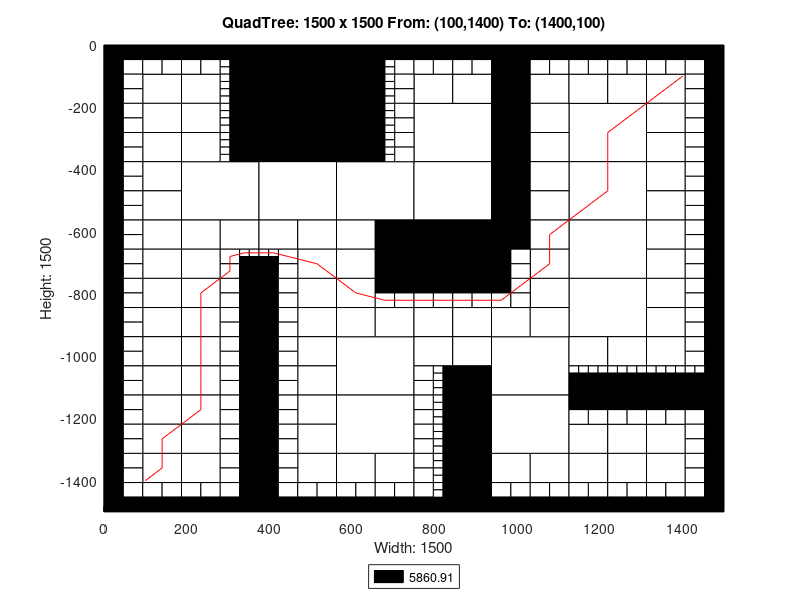

Here is the MATLAB script that generated this plot:
axis([0 1500 -1500 0]);
title('QuadTree: 1500 x 1500 From: (100,1400) To: (1400,100)');
xlabel('Width: 1500');
ylabel('Height: 1500');
rectangle('Position',[375 -187.5 187.5 187.5], 'FaceColor',[0 0 0]);
rectangle('Position',[375 -375 187.5 187.5], 'FaceColor',[0 0 0]);
rectangle('Position',[187.5 -562.5 187.5 187.5], 'FaceColor',[1 1 1]);
rectangle('Position',[375 -562.5 187.5 187.5], 'FaceColor',[1 1 1]);
rectangle('Position',[562.5 -562.5 187.5 187.5], 'FaceColor',[1 1 1]);
rectangle('Position',[750 -375 187.5 187.5], 'FaceColor',[1 1 1]);
rectangle('Position',[1125 -375 187.5 187.5], 'FaceColor',[1 1 1]);
rectangle('Position',[750 -562.5 187.5 187.5], 'FaceColor',[1 1 1]);
rectangle('Position',[750 -750 187.5 187.5], 'FaceColor',[0 0 0]);
rectangle('Position',[1125 -562.5 187.5 187.5], 'FaceColor',[1 1 1]);
rectangle('Position',[1125 -750 187.5 187.5], 'FaceColor',[1 1 1]);
rectangle('Position',[562.5 -1125 187.5 187.5], 'FaceColor',[1 1 1]);
rectangle('Position',[562.5 -1312.5 187.5 187.5], 'FaceColor',[1 1 1]);
rectangle('Position',[937.5 -1125 187.5 187.5], 'FaceColor',[1 1 1]);
rectangle('Position',[1125 -937.5 187.5 187.5], 'FaceColor',[1 1 1]);
rectangle('Position',[937.5 -1312.5 187.5 187.5], 'FaceColor',[1 1 1]);
rectangle('Position',[93.75 -187.5 93.75 93.75], 'FaceColor',[1 1 1]);
rectangle('Position',[187.5 -187.5 93.75 93.75], 'FaceColor',[1 1 1]);
rectangle('Position',[93.75 -281.25 93.75 93.75], 'FaceColor',[1 1 1]);
rectangle('Position',[93.75 -375 93.75 93.75], 'FaceColor',[1 1 1]);
rectangle('Position',[187.5 -281.25 93.75 93.75], 'FaceColor',[1 1 1]);
rectangle('Position',[187.5 -375 93.75 93.75], 'FaceColor',[1 1 1]);
rectangle('Position',[562.5 -93.75 93.75 93.75], 'FaceColor',[0 0 0]);
rectangle('Position',[562.5 -187.5 93.75 93.75], 'FaceColor',[0 0 0]);
rectangle('Position',[562.5 -281.25 93.75 93.75], 'FaceColor',[0 0 0]);
rectangle('Position',[562.5 -375 93.75 93.75], 'FaceColor',[0 0 0]);
rectangle('Position',[93.75 -468.75 93.75 93.75], 'FaceColor',[1 1 1]);
rectangle('Position',[93.75 -562.5 93.75 93.75], 'FaceColor',[1 1 1]);
rectangle('Position',[93.75 -656.25 93.75 93.75], 'FaceColor',[1 1 1]);
rectangle('Position',[93.75 -750 93.75 93.75], 'FaceColor',[1 1 1]);
rectangle('Position',[187.5 -656.25 93.75 93.75], 'FaceColor',[1 1 1]);
rectangle('Position',[281.25 -656.25 93.75 93.75], 'FaceColor',[1 1 1]);
rectangle('Position',[187.5 -750 93.75 93.75], 'FaceColor',[1 1 1]);
rectangle('Position',[375 -656.25 93.75 93.75], 'FaceColor',[1 1 1]);
rectangle('Position',[468.75 -656.25 93.75 93.75], 'FaceColor',[1 1 1]);
rectangle('Position',[468.75 -750 93.75 93.75], 'FaceColor',[1 1 1]);
rectangle('Position',[562.5 -656.25 93.75 93.75], 'FaceColor',[1 1 1]);
rectangle('Position',[656.25 -656.25 93.75 93.75], 'FaceColor',[0 0 0]);
rectangle('Position',[562.5 -750 93.75 93.75], 'FaceColor',[1 1 1]);
rectangle('Position',[656.25 -750 93.75 93.75], 'FaceColor',[0 0 0]);
rectangle('Position',[750 -187.5 93.75 93.75], 'FaceColor',[1 1 1]);
rectangle('Position',[843.75 -187.5 93.75 93.75], 'FaceColor',[1 1 1]);
rectangle('Position',[937.5 -93.75 93.75 93.75], 'FaceColor',[0 0 0]);
rectangle('Position',[937.5 -187.5 93.75 93.75], 'FaceColor',[0 0 0]);
rectangle('Position',[1031.25 -187.5 93.75 93.75], 'FaceColor',[1 1 1]);
rectangle('Position',[937.5 -281.25 93.75 93.75], 'FaceColor',[0 0 0]);
rectangle('Position',[1031.25 -281.25 93.75 93.75], 'FaceColor',[1 1 1]);
rectangle('Position',[937.5 -375 93.75 93.75], 'FaceColor',[0 0 0]);
rectangle('Position',[1031.25 -375 93.75 93.75], 'FaceColor',[1 1 1]);
rectangle('Position',[1125 -187.5 93.75 93.75], 'FaceColor',[1 1 1]);
rectangle('Position',[1218.75 -187.5 93.75 93.75], 'FaceColor',[1 1 1]);
rectangle('Position',[1312.5 -187.5 93.75 93.75], 'FaceColor',[1 1 1]);
rectangle('Position',[1312.5 -281.25 93.75 93.75], 'FaceColor',[1 1 1]);
rectangle('Position',[1312.5 -375 93.75 93.75], 'FaceColor',[1 1 1]);
rectangle('Position',[937.5 -468.75 93.75 93.75], 'FaceColor',[0 0 0]);
rectangle('Position',[1031.25 -468.75 93.75 93.75], 'FaceColor',[1 1 1]);
rectangle('Position',[937.5 -562.5 93.75 93.75], 'FaceColor',[0 0 0]);
rectangle('Position',[1031.25 -562.5 93.75 93.75], 'FaceColor',[1 1 1]);
rectangle('Position',[937.5 -656.25 93.75 93.75], 'FaceColor',[0 0 0]);
rectangle('Position',[1031.25 -656.25 93.75 93.75], 'FaceColor',[1 1 1]);
rectangle('Position',[1031.25 -750 93.75 93.75], 'FaceColor',[1 1 1]);
rectangle('Position',[1312.5 -468.75 93.75 93.75], 'FaceColor',[1 1 1]);
rectangle('Position',[1312.5 -562.5 93.75 93.75], 'FaceColor',[1 1 1]);
rectangle('Position',[1312.5 -656.25 93.75 93.75], 'FaceColor',[1 1 1]);
rectangle('Position',[1312.5 -750 93.75 93.75], 'FaceColor',[1 1 1]);
rectangle('Position',[93.75 -843.75 93.75 93.75], 'FaceColor',[1 1 1]);
rectangle('Position',[93.75 -937.5 93.75 93.75], 'FaceColor',[1 1 1]);
rectangle('Position',[187.5 -843.75 93.75 93.75], 'FaceColor',[1 1 1]);
rectangle('Position',[187.5 -937.5 93.75 93.75], 'FaceColor',[1 1 1]);
rectangle('Position',[93.75 -1031.25 93.75 93.75], 'FaceColor',[1 1 1]);
rectangle('Position',[93.75 -1125 93.75 93.75], 'FaceColor',[1 1 1]);
rectangle('Position',[187.5 -1031.25 93.75 93.75], 'FaceColor',[1 1 1]);
rectangle('Position',[187.5 -1125 93.75 93.75], 'FaceColor',[1 1 1]);
rectangle('Position',[468.75 -843.75 93.75 93.75], 'FaceColor',[1 1 1]);
rectangle('Position',[468.75 -937.5 93.75 93.75], 'FaceColor',[1 1 1]);
rectangle('Position',[562.5 -843.75 93.75 93.75], 'FaceColor',[1 1 1]);
rectangle('Position',[562.5 -937.5 93.75 93.75], 'FaceColor',[1 1 1]);
rectangle('Position',[656.25 -937.5 93.75 93.75], 'FaceColor',[1 1 1]);
rectangle('Position',[468.75 -1031.25 93.75 93.75], 'FaceColor',[1 1 1]);
rectangle('Position',[468.75 -1125 93.75 93.75], 'FaceColor',[1 1 1]);
rectangle('Position',[93.75 -1218.75 93.75 93.75], 'FaceColor',[1 1 1]);
rectangle('Position',[93.75 -1312.5 93.75 93.75], 'FaceColor',[1 1 1]);
rectangle('Position',[187.5 -1218.75 93.75 93.75], 'FaceColor',[1 1 1]);
rectangle('Position',[187.5 -1312.5 93.75 93.75], 'FaceColor',[1 1 1]);
rectangle('Position',[93.75 -1406.25 93.75 93.75], 'FaceColor',[1 1 1]);
rectangle('Position',[187.5 -1406.25 93.75 93.75], 'FaceColor',[1 1 1]);
rectangle('Position',[468.75 -1218.75 93.75 93.75], 'FaceColor',[1 1 1]);
rectangle('Position',[468.75 -1312.5 93.75 93.75], 'FaceColor',[1 1 1]);
rectangle('Position',[468.75 -1406.25 93.75 93.75], 'FaceColor',[1 1 1]);
rectangle('Position',[562.5 -1406.25 93.75 93.75], 'FaceColor',[1 1 1]);
rectangle('Position',[656.25 -1406.25 93.75 93.75], 'FaceColor',[1 1 1]);
rectangle('Position',[750 -937.5 93.75 93.75], 'FaceColor',[1 1 1]);
rectangle('Position',[843.75 -937.5 93.75 93.75], 'FaceColor',[1 1 1]);
rectangle('Position',[1031.25 -843.75 93.75 93.75], 'FaceColor',[1 1 1]);
rectangle('Position',[937.5 -937.5 93.75 93.75], 'FaceColor',[1 1 1]);
rectangle('Position',[1031.25 -937.5 93.75 93.75], 'FaceColor',[1 1 1]);
rectangle('Position',[750 -1031.25 93.75 93.75], 'FaceColor',[1 1 1]);
rectangle('Position',[843.75 -1031.25 93.75 93.75], 'FaceColor',[1 1 1]);
rectangle('Position',[843.75 -1125 93.75 93.75], 'FaceColor',[0 0 0]);
rectangle('Position',[1312.5 -843.75 93.75 93.75], 'FaceColor',[1 1 1]);
rectangle('Position',[1312.5 -937.5 93.75 93.75], 'FaceColor',[1 1 1]);
rectangle('Position',[1125 -1031.25 93.75 93.75], 'FaceColor',[1 1 1]);
rectangle('Position',[1218.75 -1031.25 93.75 93.75], 'FaceColor',[1 1 1]);
rectangle('Position',[1312.5 -1031.25 93.75 93.75], 'FaceColor',[1 1 1]);
rectangle('Position',[843.75 -1218.75 93.75 93.75], 'FaceColor',[0 0 0]);
rectangle('Position',[843.75 -1312.5 93.75 93.75], 'FaceColor',[0 0 0]);
rectangle('Position',[843.75 -1406.25 93.75 93.75], 'FaceColor',[0 0 0]);
rectangle('Position',[843.75 -1500 93.75 93.75], 'FaceColor',[0 0 0]);
rectangle('Position',[937.5 -1406.25 93.75 93.75], 'FaceColor',[1 1 1]);
rectangle('Position',[1031.25 -1406.25 93.75 93.75], 'FaceColor',[1 1 1]);
rectangle('Position',[1125 -1312.5 93.75 93.75], 'FaceColor',[1 1 1]);
rectangle('Position',[1218.75 -1312.5 93.75 93.75], 'FaceColor',[1 1 1]);
rectangle('Position',[1312.5 -1312.5 93.75 93.75], 'FaceColor',[1 1 1]);
rectangle('Position',[1125 -1406.25 93.75 93.75], 'FaceColor',[1 1 1]);
rectangle('Position',[1218.75 -1406.25 93.75 93.75], 'FaceColor',[1 1 1]);
rectangle('Position',[1312.5 -1406.25 93.75 93.75], 'FaceColor',[1 1 1]);
rectangle('Position',[0 -46.875 46.875 46.875], 'FaceColor',[0 0 0]);
rectangle('Position',[46.875 -46.875 46.875 46.875], 'FaceColor',[0 0 0]);
rectangle('Position',[0 -93.75 46.875 46.875], 'FaceColor',[0 0 0]);
rectangle('Position',[46.875 -93.75 46.875 46.875], 'FaceColor',[1 1 1]);
rectangle('Position',[93.75 -46.875 46.875 46.875], 'FaceColor',[0 0 0]);
rectangle('Position',[140.625 -46.875 46.875 46.875], 'FaceColor',[0 0 0]);
rectangle('Position',[93.75 -93.75 46.875 46.875], 'FaceColor',[1 1 1]);
rectangle('Position',[140.625 -93.75 46.875 46.875], 'FaceColor',[1 1 1]);
rectangle('Position',[0 -140.625 46.875 46.875], 'FaceColor',[0 0 0]);
rectangle('Position',[46.875 -140.625 46.875 46.875], 'FaceColor',[1 1 1]);
rectangle('Position',[0 -187.5 46.875 46.875], 'FaceColor',[0 0 0]);
rectangle('Position',[46.875 -187.5 46.875 46.875], 'FaceColor',[1 1 1]);
rectangle('Position',[187.5 -46.875 46.875 46.875], 'FaceColor',[0 0 0]);
rectangle('Position',[234.375 -46.875 46.875 46.875], 'FaceColor',[0 0 0]);
rectangle('Position',[187.5 -93.75 46.875 46.875], 'FaceColor',[1 1 1]);
rectangle('Position',[234.375 -93.75 46.875 46.875], 'FaceColor',[1 1 1]);
rectangle('Position',[281.25 -46.875 46.875 46.875], 'FaceColor',[0 0 0]);
rectangle('Position',[328.125 -46.875 46.875 46.875], 'FaceColor',[0 0 0]);
rectangle('Position',[328.125 -93.75 46.875 46.875], 'FaceColor',[0 0 0]);
rectangle('Position',[328.125 -140.625 46.875 46.875], 'FaceColor',[0 0 0]);
rectangle('Position',[328.125 -187.5 46.875 46.875], 'FaceColor',[0 0 0]);
rectangle('Position',[0 -234.375 46.875 46.875], 'FaceColor',[0 0 0]);
rectangle('Position',[46.875 -234.375 46.875 46.875], 'FaceColor',[1 1 1]);
rectangle('Position',[0 -281.25 46.875 46.875], 'FaceColor',[0 0 0]);
rectangle('Position',[46.875 -281.25 46.875 46.875], 'FaceColor',[1 1 1]);
rectangle('Position',[0 -328.125 46.875 46.875], 'FaceColor',[0 0 0]);
rectangle('Position',[46.875 -328.125 46.875 46.875], 'FaceColor',[1 1 1]);
rectangle('Position',[0 -375 46.875 46.875], 'FaceColor',[0 0 0]);
rectangle('Position',[46.875 -375 46.875 46.875], 'FaceColor',[1 1 1]);
rectangle('Position',[328.125 -234.375 46.875 46.875], 'FaceColor',[0 0 0]);
rectangle('Position',[328.125 -281.25 46.875 46.875], 'FaceColor',[0 0 0]);
rectangle('Position',[328.125 -328.125 46.875 46.875], 'FaceColor',[0 0 0]);
rectangle('Position',[328.125 -375 46.875 46.875], 'FaceColor',[0 0 0]);
rectangle('Position',[656.25 -46.875 46.875 46.875], 'FaceColor',[0 0 0]);
rectangle('Position',[703.125 -46.875 46.875 46.875], 'FaceColor',[0 0 0]);
rectangle('Position',[703.125 -93.75 46.875 46.875], 'FaceColor',[1 1 1]);
rectangle('Position',[703.125 -140.625 46.875 46.875], 'FaceColor',[1 1 1]);
rectangle('Position',[703.125 -187.5 46.875 46.875], 'FaceColor',[1 1 1]);
rectangle('Position',[703.125 -234.375 46.875 46.875], 'FaceColor',[1 1 1]);
rectangle('Position',[703.125 -281.25 46.875 46.875], 'FaceColor',[1 1 1]);
rectangle('Position',[703.125 -328.125 46.875 46.875], 'FaceColor',[1 1 1]);
rectangle('Position',[703.125 -375 46.875 46.875], 'FaceColor',[1 1 1]);
rectangle('Position',[0 -421.875 46.875 46.875], 'FaceColor',[0 0 0]);
rectangle('Position',[46.875 -421.875 46.875 46.875], 'FaceColor',[1 1 1]);
rectangle('Position',[0 -468.75 46.875 46.875], 'FaceColor',[0 0 0]);
rectangle('Position',[46.875 -468.75 46.875 46.875], 'FaceColor',[1 1 1]);
rectangle('Position',[0 -515.625 46.875 46.875], 'FaceColor',[0 0 0]);
rectangle('Position',[46.875 -515.625 46.875 46.875], 'FaceColor',[1 1 1]);
rectangle('Position',[0 -562.5 46.875 46.875], 'FaceColor',[0 0 0]);
rectangle('Position',[46.875 -562.5 46.875 46.875], 'FaceColor',[1 1 1]);
rectangle('Position',[0 -609.375 46.875 46.875], 'FaceColor',[0 0 0]);
rectangle('Position',[46.875 -609.375 46.875 46.875], 'FaceColor',[1 1 1]);
rectangle('Position',[0 -656.25 46.875 46.875], 'FaceColor',[0 0 0]);
rectangle('Position',[46.875 -656.25 46.875 46.875], 'FaceColor',[1 1 1]);
rectangle('Position',[0 -703.125 46.875 46.875], 'FaceColor',[0 0 0]);
rectangle('Position',[46.875 -703.125 46.875 46.875], 'FaceColor',[1 1 1]);
rectangle('Position',[0 -750 46.875 46.875], 'FaceColor',[0 0 0]);
rectangle('Position',[46.875 -750 46.875 46.875], 'FaceColor',[1 1 1]);
rectangle('Position',[281.25 -703.125 46.875 46.875], 'FaceColor',[1 1 1]);
rectangle('Position',[281.25 -750 46.875 46.875], 'FaceColor',[1 1 1]);
rectangle('Position',[328.125 -750 46.875 46.875], 'FaceColor',[0 0 0]);
rectangle('Position',[421.875 -703.125 46.875 46.875], 'FaceColor',[1 1 1]);
rectangle('Position',[375 -750 46.875 46.875], 'FaceColor',[0 0 0]);
rectangle('Position',[421.875 -750 46.875 46.875], 'FaceColor',[1 1 1]);
rectangle('Position',[750 -46.875 46.875 46.875], 'FaceColor',[0 0 0]);
rectangle('Position',[796.875 -46.875 46.875 46.875], 'FaceColor',[0 0 0]);
rectangle('Position',[750 -93.75 46.875 46.875], 'FaceColor',[1 1 1]);
rectangle('Position',[796.875 -93.75 46.875 46.875], 'FaceColor',[1 1 1]);
rectangle('Position',[843.75 -46.875 46.875 46.875], 'FaceColor',[0 0 0]);
rectangle('Position',[890.625 -46.875 46.875 46.875], 'FaceColor',[0 0 0]);
rectangle('Position',[843.75 -93.75 46.875 46.875], 'FaceColor',[1 1 1]);
rectangle('Position',[890.625 -93.75 46.875 46.875], 'FaceColor',[1 1 1]);
rectangle('Position',[1031.25 -46.875 46.875 46.875], 'FaceColor',[0 0 0]);
rectangle('Position',[1078.12 -46.875 46.875 46.875], 'FaceColor',[0 0 0]);
rectangle('Position',[1031.25 -93.75 46.875 46.875], 'FaceColor',[1 1 1]);
rectangle('Position',[1078.12 -93.75 46.875 46.875], 'FaceColor',[1 1 1]);
rectangle('Position',[1125 -46.875 46.875 46.875], 'FaceColor',[0 0 0]);
rectangle('Position',[1171.88 -46.875 46.875 46.875], 'FaceColor',[0 0 0]);
rectangle('Position',[1125 -93.75 46.875 46.875], 'FaceColor',[1 1 1]);
rectangle('Position',[1171.88 -93.75 46.875 46.875], 'FaceColor',[1 1 1]);
rectangle('Position',[1218.75 -46.875 46.875 46.875], 'FaceColor',[0 0 0]);
rectangle('Position',[1265.62 -46.875 46.875 46.875], 'FaceColor',[0 0 0]);
rectangle('Position',[1218.75 -93.75 46.875 46.875], 'FaceColor',[1 1 1]);
rectangle('Position',[1265.62 -93.75 46.875 46.875], 'FaceColor',[1 1 1]);
rectangle('Position',[1312.5 -46.875 46.875 46.875], 'FaceColor',[0 0 0]);
rectangle('Position',[1359.38 -46.875 46.875 46.875], 'FaceColor',[0 0 0]);
rectangle('Position',[1312.5 -93.75 46.875 46.875], 'FaceColor',[1 1 1]);
rectangle('Position',[1359.38 -93.75 46.875 46.875], 'FaceColor',[1 1 1]);
rectangle('Position',[1406.25 -46.875 46.875 46.875], 'FaceColor',[0 0 0]);
rectangle('Position',[1453.12 -46.875 46.875 46.875], 'FaceColor',[0 0 0]);
rectangle('Position',[1406.25 -93.75 46.875 46.875], 'FaceColor',[1 1 1]);
rectangle('Position',[1453.12 -93.75 46.875 46.875], 'FaceColor',[0 0 0]);
rectangle('Position',[1406.25 -140.625 46.875 46.875], 'FaceColor',[1 1 1]);
rectangle('Position',[1453.12 -140.625 46.875 46.875], 'FaceColor',[0 0 0]);
rectangle('Position',[1406.25 -187.5 46.875 46.875], 'FaceColor',[1 1 1]);
rectangle('Position',[1453.12 -187.5 46.875 46.875], 'FaceColor',[0 0 0]);
rectangle('Position',[1406.25 -234.375 46.875 46.875], 'FaceColor',[1 1 1]);
rectangle('Position',[1453.12 -234.375 46.875 46.875], 'FaceColor',[0 0 0]);
rectangle('Position',[1406.25 -281.25 46.875 46.875], 'FaceColor',[1 1 1]);
rectangle('Position',[1453.12 -281.25 46.875 46.875], 'FaceColor',[0 0 0]);
rectangle('Position',[1406.25 -328.125 46.875 46.875], 'FaceColor',[1 1 1]);
rectangle('Position',[1453.12 -328.125 46.875 46.875], 'FaceColor',[0 0 0]);
rectangle('Position',[1406.25 -375 46.875 46.875], 'FaceColor',[1 1 1]);
rectangle('Position',[1453.12 -375 46.875 46.875], 'FaceColor',[0 0 0]);
rectangle('Position',[937.5 -703.125 46.875 46.875], 'FaceColor',[0 0 0]);
rectangle('Position',[984.375 -703.125 46.875 46.875], 'FaceColor',[1 1 1]);
rectangle('Position',[937.5 -750 46.875 46.875], 'FaceColor',[0 0 0]);
rectangle('Position',[984.375 -750 46.875 46.875], 'FaceColor',[1 1 1]);
rectangle('Position',[1406.25 -421.875 46.875 46.875], 'FaceColor',[1 1 1]);
rectangle('Position',[1453.12 -421.875 46.875 46.875], 'FaceColor',[0 0 0]);
rectangle('Position',[1406.25 -468.75 46.875 46.875], 'FaceColor',[1 1 1]);
rectangle('Position',[1453.12 -468.75 46.875 46.875], 'FaceColor',[0 0 0]);
rectangle('Position',[1406.25 -515.625 46.875 46.875], 'FaceColor',[1 1 1]);
rectangle('Position',[1453.12 -515.625 46.875 46.875], 'FaceColor',[0 0 0]);
rectangle('Position',[1406.25 -562.5 46.875 46.875], 'FaceColor',[1 1 1]);
rectangle('Position',[1453.12 -562.5 46.875 46.875], 'FaceColor',[0 0 0]);
rectangle('Position',[1406.25 -609.375 46.875 46.875], 'FaceColor',[1 1 1]);
rectangle('Position',[1453.12 -609.375 46.875 46.875], 'FaceColor',[0 0 0]);
rectangle('Position',[1406.25 -656.25 46.875 46.875], 'FaceColor',[1 1 1]);
rectangle('Position',[1453.12 -656.25 46.875 46.875], 'FaceColor',[0 0 0]);
rectangle('Position',[1406.25 -703.125 46.875 46.875], 'FaceColor',[1 1 1]);
rectangle('Position',[1453.12 -703.125 46.875 46.875], 'FaceColor',[0 0 0]);
rectangle('Position',[1406.25 -750 46.875 46.875], 'FaceColor',[1 1 1]);
rectangle('Position',[1453.12 -750 46.875 46.875], 'FaceColor',[0 0 0]);
rectangle('Position',[0 -796.875 46.875 46.875], 'FaceColor',[0 0 0]);
rectangle('Position',[46.875 -796.875 46.875 46.875], 'FaceColor',[1 1 1]);
rectangle('Position',[0 -843.75 46.875 46.875], 'FaceColor',[0 0 0]);
rectangle('Position',[46.875 -843.75 46.875 46.875], 'FaceColor',[1 1 1]);
rectangle('Position',[0 -890.625 46.875 46.875], 'FaceColor',[0 0 0]);
rectangle('Position',[46.875 -890.625 46.875 46.875], 'FaceColor',[1 1 1]);
rectangle('Position',[0 -937.5 46.875 46.875], 'FaceColor',[0 0 0]);
rectangle('Position',[46.875 -937.5 46.875 46.875], 'FaceColor',[1 1 1]);
rectangle('Position',[281.25 -796.875 46.875 46.875], 'FaceColor',[1 1 1]);
rectangle('Position',[328.125 -796.875 46.875 46.875], 'FaceColor',[0 0 0]);
rectangle('Position',[281.25 -843.75 46.875 46.875], 'FaceColor',[1 1 1]);
rectangle('Position',[328.125 -843.75 46.875 46.875], 'FaceColor',[0 0 0]);
rectangle('Position',[281.25 -890.625 46.875 46.875], 'FaceColor',[1 1 1]);
rectangle('Position',[328.125 -890.625 46.875 46.875], 'FaceColor',[0 0 0]);
rectangle('Position',[281.25 -937.5 46.875 46.875], 'FaceColor',[1 1 1]);
rectangle('Position',[328.125 -937.5 46.875 46.875], 'FaceColor',[0 0 0]);
rectangle('Position',[0 -984.375 46.875 46.875], 'FaceColor',[0 0 0]);
rectangle('Position',[46.875 -984.375 46.875 46.875], 'FaceColor',[1 1 1]);
rectangle('Position',[0 -1031.25 46.875 46.875], 'FaceColor',[0 0 0]);
rectangle('Position',[46.875 -1031.25 46.875 46.875], 'FaceColor',[1 1 1]);
rectangle('Position',[0 -1078.12 46.875 46.875], 'FaceColor',[0 0 0]);
rectangle('Position',[46.875 -1078.12 46.875 46.875], 'FaceColor',[1 1 1]);
rectangle('Position',[0 -1125 46.875 46.875], 'FaceColor',[0 0 0]);
rectangle('Position',[46.875 -1125 46.875 46.875], 'FaceColor',[1 1 1]);
rectangle('Position',[281.25 -984.375 46.875 46.875], 'FaceColor',[1 1 1]);
rectangle('Position',[328.125 -984.375 46.875 46.875], 'FaceColor',[0 0 0]);
rectangle('Position',[281.25 -1031.25 46.875 46.875], 'FaceColor',[1 1 1]);
rectangle('Position',[328.125 -1031.25 46.875 46.875], 'FaceColor',[0 0 0]);
rectangle('Position',[281.25 -1078.12 46.875 46.875], 'FaceColor',[1 1 1]);
rectangle('Position',[328.125 -1078.12 46.875 46.875], 'FaceColor',[0 0 0]);
rectangle('Position',[281.25 -1125 46.875 46.875], 'FaceColor',[1 1 1]);
rectangle('Position',[328.125 -1125 46.875 46.875], 'FaceColor',[0 0 0]);
rectangle('Position',[375 -796.875 46.875 46.875], 'FaceColor',[0 0 0]);
rectangle('Position',[421.875 -796.875 46.875 46.875], 'FaceColor',[1 1 1]);
rectangle('Position',[375 -843.75 46.875 46.875], 'FaceColor',[0 0 0]);
rectangle('Position',[421.875 -843.75 46.875 46.875], 'FaceColor',[1 1 1]);
rectangle('Position',[375 -890.625 46.875 46.875], 'FaceColor',[0 0 0]);
rectangle('Position',[421.875 -890.625 46.875 46.875], 'FaceColor',[1 1 1]);
rectangle('Position',[375 -937.5 46.875 46.875], 'FaceColor',[0 0 0]);
rectangle('Position',[421.875 -937.5 46.875 46.875], 'FaceColor',[1 1 1]);
rectangle('Position',[656.25 -796.875 46.875 46.875], 'FaceColor',[0 0 0]);
rectangle('Position',[703.125 -796.875 46.875 46.875], 'FaceColor',[0 0 0]);
rectangle('Position',[656.25 -843.75 46.875 46.875], 'FaceColor',[1 1 1]);
rectangle('Position',[703.125 -843.75 46.875 46.875], 'FaceColor',[1 1 1]);
rectangle('Position',[375 -984.375 46.875 46.875], 'FaceColor',[0 0 0]);
rectangle('Position',[421.875 -984.375 46.875 46.875], 'FaceColor',[1 1 1]);
rectangle('Position',[375 -1031.25 46.875 46.875], 'FaceColor',[0 0 0]);
rectangle('Position',[421.875 -1031.25 46.875 46.875], 'FaceColor',[1 1 1]);
rectangle('Position',[375 -1078.12 46.875 46.875], 'FaceColor',[0 0 0]);
rectangle('Position',[421.875 -1078.12 46.875 46.875], 'FaceColor',[1 1 1]);
rectangle('Position',[375 -1125 46.875 46.875], 'FaceColor',[0 0 0]);
rectangle('Position',[421.875 -1125 46.875 46.875], 'FaceColor',[1 1 1]);
rectangle('Position',[0 -1171.88 46.875 46.875], 'FaceColor',[0 0 0]);
rectangle('Position',[46.875 -1171.88 46.875 46.875], 'FaceColor',[1 1 1]);
rectangle('Position',[0 -1218.75 46.875 46.875], 'FaceColor',[0 0 0]);
rectangle('Position',[46.875 -1218.75 46.875 46.875], 'FaceColor',[1 1 1]);
rectangle('Position',[0 -1265.62 46.875 46.875], 'FaceColor',[0 0 0]);
rectangle('Position',[46.875 -1265.62 46.875 46.875], 'FaceColor',[1 1 1]);
rectangle('Position',[0 -1312.5 46.875 46.875], 'FaceColor',[0 0 0]);
rectangle('Position',[46.875 -1312.5 46.875 46.875], 'FaceColor',[1 1 1]);
rectangle('Position',[281.25 -1171.88 46.875 46.875], 'FaceColor',[1 1 1]);
rectangle('Position',[328.125 -1171.88 46.875 46.875], 'FaceColor',[0 0 0]);
rectangle('Position',[281.25 -1218.75 46.875 46.875], 'FaceColor',[1 1 1]);
rectangle('Position',[328.125 -1218.75 46.875 46.875], 'FaceColor',[0 0 0]);
rectangle('Position',[281.25 -1265.62 46.875 46.875], 'FaceColor',[1 1 1]);
rectangle('Position',[328.125 -1265.62 46.875 46.875], 'FaceColor',[0 0 0]);
rectangle('Position',[281.25 -1312.5 46.875 46.875], 'FaceColor',[1 1 1]);
rectangle('Position',[328.125 -1312.5 46.875 46.875], 'FaceColor',[0 0 0]);
rectangle('Position',[0 -1359.38 46.875 46.875], 'FaceColor',[0 0 0]);
rectangle('Position',[46.875 -1359.38 46.875 46.875], 'FaceColor',[1 1 1]);
rectangle('Position',[0 -1406.25 46.875 46.875], 'FaceColor',[0 0 0]);
rectangle('Position',[46.875 -1406.25 46.875 46.875], 'FaceColor',[1 1 1]);
rectangle('Position',[0 -1453.12 46.875 46.875], 'FaceColor',[0 0 0]);
rectangle('Position',[46.875 -1453.12 46.875 46.875], 'FaceColor',[1 1 1]);
rectangle('Position',[0 -1500 46.875 46.875], 'FaceColor',[0 0 0]);
rectangle('Position',[46.875 -1500 46.875 46.875], 'FaceColor',[0 0 0]);
rectangle('Position',[93.75 -1453.12 46.875 46.875], 'FaceColor',[1 1 1]);
rectangle('Position',[140.625 -1453.12 46.875 46.875], 'FaceColor',[1 1 1]);
rectangle('Position',[93.75 -1500 46.875 46.875], 'FaceColor',[0 0 0]);
rectangle('Position',[140.625 -1500 46.875 46.875], 'FaceColor',[0 0 0]);
rectangle('Position',[281.25 -1359.38 46.875 46.875], 'FaceColor',[1 1 1]);
rectangle('Position',[328.125 -1359.38 46.875 46.875], 'FaceColor',[0 0 0]);
rectangle('Position',[281.25 -1406.25 46.875 46.875], 'FaceColor',[1 1 1]);
rectangle('Position',[328.125 -1406.25 46.875 46.875], 'FaceColor',[0 0 0]);
rectangle('Position',[187.5 -1453.12 46.875 46.875], 'FaceColor',[1 1 1]);
rectangle('Position',[234.375 -1453.12 46.875 46.875], 'FaceColor',[1 1 1]);
rectangle('Position',[187.5 -1500 46.875 46.875], 'FaceColor',[0 0 0]);
rectangle('Position',[234.375 -1500 46.875 46.875], 'FaceColor',[0 0 0]);
rectangle('Position',[281.25 -1453.12 46.875 46.875], 'FaceColor',[1 1 1]);
rectangle('Position',[328.125 -1453.12 46.875 46.875], 'FaceColor',[0 0 0]);
rectangle('Position',[281.25 -1500 46.875 46.875], 'FaceColor',[0 0 0]);
rectangle('Position',[328.125 -1500 46.875 46.875], 'FaceColor',[0 0 0]);
rectangle('Position',[375 -1171.88 46.875 46.875], 'FaceColor',[0 0 0]);
rectangle('Position',[421.875 -1171.88 46.875 46.875], 'FaceColor',[1 1 1]);
rectangle('Position',[375 -1218.75 46.875 46.875], 'FaceColor',[0 0 0]);
rectangle('Position',[421.875 -1218.75 46.875 46.875], 'FaceColor',[1 1 1]);
rectangle('Position',[375 -1265.62 46.875 46.875], 'FaceColor',[0 0 0]);
rectangle('Position',[421.875 -1265.62 46.875 46.875], 'FaceColor',[1 1 1]);
rectangle('Position',[375 -1312.5 46.875 46.875], 'FaceColor',[0 0 0]);
rectangle('Position',[421.875 -1312.5 46.875 46.875], 'FaceColor',[1 1 1]);
rectangle('Position',[375 -1359.38 46.875 46.875], 'FaceColor',[0 0 0]);
rectangle('Position',[421.875 -1359.38 46.875 46.875], 'FaceColor',[1 1 1]);
rectangle('Position',[375 -1406.25 46.875 46.875], 'FaceColor',[0 0 0]);
rectangle('Position',[421.875 -1406.25 46.875 46.875], 'FaceColor',[1 1 1]);
rectangle('Position',[375 -1453.12 46.875 46.875], 'FaceColor',[0 0 0]);
rectangle('Position',[421.875 -1453.12 46.875 46.875], 'FaceColor',[1 1 1]);
rectangle('Position',[375 -1500 46.875 46.875], 'FaceColor',[0 0 0]);
rectangle('Position',[421.875 -1500 46.875 46.875], 'FaceColor',[0 0 0]);
rectangle('Position',[468.75 -1453.12 46.875 46.875], 'FaceColor',[1 1 1]);
rectangle('Position',[515.625 -1453.12 46.875 46.875], 'FaceColor',[1 1 1]);
rectangle('Position',[468.75 -1500 46.875 46.875], 'FaceColor',[0 0 0]);
rectangle('Position',[515.625 -1500 46.875 46.875], 'FaceColor',[0 0 0]);
rectangle('Position',[562.5 -1453.12 46.875 46.875], 'FaceColor',[1 1 1]);
rectangle('Position',[609.375 -1453.12 46.875 46.875], 'FaceColor',[1 1 1]);
rectangle('Position',[562.5 -1500 46.875 46.875], 'FaceColor',[0 0 0]);
rectangle('Position',[609.375 -1500 46.875 46.875], 'FaceColor',[0 0 0]);
rectangle('Position',[656.25 -1453.12 46.875 46.875], 'FaceColor',[1 1 1]);
rectangle('Position',[703.125 -1453.12 46.875 46.875], 'FaceColor',[1 1 1]);
rectangle('Position',[656.25 -1500 46.875 46.875], 'FaceColor',[0 0 0]);
rectangle('Position',[703.125 -1500 46.875 46.875], 'FaceColor',[0 0 0]);
rectangle('Position',[750 -796.875 46.875 46.875], 'FaceColor',[0 0 0]);
rectangle('Position',[796.875 -796.875 46.875 46.875], 'FaceColor',[0 0 0]);
rectangle('Position',[750 -843.75 46.875 46.875], 'FaceColor',[1 1 1]);
rectangle('Position',[796.875 -843.75 46.875 46.875], 'FaceColor',[1 1 1]);
rectangle('Position',[843.75 -796.875 46.875 46.875], 'FaceColor',[0 0 0]);
rectangle('Position',[890.625 -796.875 46.875 46.875], 'FaceColor',[0 0 0]);
rectangle('Position',[843.75 -843.75 46.875 46.875], 'FaceColor',[1 1 1]);
rectangle('Position',[890.625 -843.75 46.875 46.875], 'FaceColor',[1 1 1]);
rectangle('Position',[937.5 -796.875 46.875 46.875], 'FaceColor',[0 0 0]);
rectangle('Position',[984.375 -796.875 46.875 46.875], 'FaceColor',[1 1 1]);
rectangle('Position',[937.5 -843.75 46.875 46.875], 'FaceColor',[1 1 1]);
rectangle('Position',[984.375 -843.75 46.875 46.875], 'FaceColor',[1 1 1]);
rectangle('Position',[750 -1078.12 46.875 46.875], 'FaceColor',[1 1 1]);
rectangle('Position',[750 -1125 46.875 46.875], 'FaceColor',[1 1 1]);
rectangle('Position',[1406.25 -796.875 46.875 46.875], 'FaceColor',[1 1 1]);
rectangle('Position',[1453.12 -796.875 46.875 46.875], 'FaceColor',[0 0 0]);
rectangle('Position',[1406.25 -843.75 46.875 46.875], 'FaceColor',[1 1 1]);
rectangle('Position',[1453.12 -843.75 46.875 46.875], 'FaceColor',[0 0 0]);
rectangle('Position',[1406.25 -890.625 46.875 46.875], 'FaceColor',[1 1 1]);
rectangle('Position',[1453.12 -890.625 46.875 46.875], 'FaceColor',[0 0 0]);
rectangle('Position',[1406.25 -937.5 46.875 46.875], 'FaceColor',[1 1 1]);
rectangle('Position',[1453.12 -937.5 46.875 46.875], 'FaceColor',[0 0 0]);
rectangle('Position',[1125 -1125 46.875 46.875], 'FaceColor',[0 0 0]);
rectangle('Position',[1171.88 -1125 46.875 46.875], 'FaceColor',[0 0 0]);
rectangle('Position',[1218.75 -1125 46.875 46.875], 'FaceColor',[0 0 0]);
rectangle('Position',[1265.62 -1125 46.875 46.875], 'FaceColor',[0 0 0]);
rectangle('Position',[1406.25 -984.375 46.875 46.875], 'FaceColor',[1 1 1]);
rectangle('Position',[1453.12 -984.375 46.875 46.875], 'FaceColor',[0 0 0]);
rectangle('Position',[1406.25 -1031.25 46.875 46.875], 'FaceColor',[1 1 1]);
rectangle('Position',[1453.12 -1031.25 46.875 46.875], 'FaceColor',[0 0 0]);
rectangle('Position',[1312.5 -1125 46.875 46.875], 'FaceColor',[0 0 0]);
rectangle('Position',[1359.38 -1125 46.875 46.875], 'FaceColor',[0 0 0]);
rectangle('Position',[1453.12 -1078.12 46.875 46.875], 'FaceColor',[0 0 0]);
rectangle('Position',[1406.25 -1125 46.875 46.875], 'FaceColor',[0 0 0]);
rectangle('Position',[1453.12 -1125 46.875 46.875], 'FaceColor',[0 0 0]);
rectangle('Position',[750 -1171.88 46.875 46.875], 'FaceColor',[1 1 1]);
rectangle('Position',[750 -1218.75 46.875 46.875], 'FaceColor',[1 1 1]);
rectangle('Position',[750 -1265.62 46.875 46.875], 'FaceColor',[1 1 1]);
rectangle('Position',[750 -1312.5 46.875 46.875], 'FaceColor',[1 1 1]);
rectangle('Position',[750 -1359.38 46.875 46.875], 'FaceColor',[1 1 1]);
rectangle('Position',[750 -1406.25 46.875 46.875], 'FaceColor',[1 1 1]);
rectangle('Position',[750 -1453.12 46.875 46.875], 'FaceColor',[1 1 1]);
rectangle('Position',[750 -1500 46.875 46.875], 'FaceColor',[0 0 0]);
rectangle('Position',[796.875 -1500 46.875 46.875], 'FaceColor',[0 0 0]);
rectangle('Position',[937.5 -1453.12 46.875 46.875], 'FaceColor',[1 1 1]);
rectangle('Position',[984.375 -1453.12 46.875 46.875], 'FaceColor',[1 1 1]);
rectangle('Position',[937.5 -1500 46.875 46.875], 'FaceColor',[0 0 0]);
rectangle('Position',[984.375 -1500 46.875 46.875], 'FaceColor',[0 0 0]);
rectangle('Position',[1031.25 -1453.12 46.875 46.875], 'FaceColor',[1 1 1]);
rectangle('Position',[1078.12 -1453.12 46.875 46.875], 'FaceColor',[1 1 1]);
rectangle('Position',[1031.25 -1500 46.875 46.875], 'FaceColor',[0 0 0]);
rectangle('Position',[1078.12 -1500 46.875 46.875], 'FaceColor',[0 0 0]);
rectangle('Position',[1125 -1171.88 46.875 46.875], 'FaceColor',[0 0 0]);
rectangle('Position',[1171.88 -1171.88 46.875 46.875], 'FaceColor',[0 0 0]);
rectangle('Position',[1125 -1218.75 46.875 46.875], 'FaceColor',[1 1 1]);
rectangle('Position',[1171.88 -1218.75 46.875 46.875], 'FaceColor',[1 1 1]);
rectangle('Position',[1218.75 -1171.88 46.875 46.875], 'FaceColor',[0 0 0]);
rectangle('Position',[1265.62 -1171.88 46.875 46.875], 'FaceColor',[0 0 0]);
rectangle('Position',[1218.75 -1218.75 46.875 46.875], 'FaceColor',[1 1 1]);
rectangle('Position',[1265.62 -1218.75 46.875 46.875], 'FaceColor',[1 1 1]);
rectangle('Position',[1312.5 -1171.88 46.875 46.875], 'FaceColor',[0 0 0]);
rectangle('Position',[1359.38 -1171.88 46.875 46.875], 'FaceColor',[0 0 0]);
rectangle('Position',[1312.5 -1218.75 46.875 46.875], 'FaceColor',[1 1 1]);
rectangle('Position',[1359.38 -1218.75 46.875 46.875], 'FaceColor',[1 1 1]);
rectangle('Position',[1406.25 -1171.88 46.875 46.875], 'FaceColor',[0 0 0]);
rectangle('Position',[1453.12 -1171.88 46.875 46.875], 'FaceColor',[0 0 0]);
rectangle('Position',[1406.25 -1218.75 46.875 46.875], 'FaceColor',[1 1 1]);
rectangle('Position',[1453.12 -1218.75 46.875 46.875], 'FaceColor',[0 0 0]);
rectangle('Position',[1406.25 -1265.62 46.875 46.875], 'FaceColor',[1 1 1]);
rectangle('Position',[1453.12 -1265.62 46.875 46.875], 'FaceColor',[0 0 0]);
rectangle('Position',[1406.25 -1312.5 46.875 46.875], 'FaceColor',[1 1 1]);
rectangle('Position',[1453.12 -1312.5 46.875 46.875], 'FaceColor',[0 0 0]);
rectangle('Position',[1125 -1453.12 46.875 46.875], 'FaceColor',[1 1 1]);
rectangle('Position',[1171.88 -1453.12 46.875 46.875], 'FaceColor',[1 1 1]);
rectangle('Position',[1125 -1500 46.875 46.875], 'FaceColor',[0 0 0]);
rectangle('Position',[1171.88 -1500 46.875 46.875], 'FaceColor',[0 0 0]);
rectangle('Position',[1218.75 -1453.12 46.875 46.875], 'FaceColor',[1 1 1]);
rectangle('Position',[1265.62 -1453.12 46.875 46.875], 'FaceColor',[1 1 1]);
rectangle('Position',[1218.75 -1500 46.875 46.875], 'FaceColor',[0 0 0]);
rectangle('Position',[1265.62 -1500 46.875 46.875], 'FaceColor',[0 0 0]);
rectangle('Position',[1406.25 -1359.38 46.875 46.875], 'FaceColor',[1 1 1]);
rectangle('Position',[1453.12 -1359.38 46.875 46.875], 'FaceColor',[0 0 0]);
rectangle('Position',[1406.25 -1406.25 46.875 46.875], 'FaceColor',[1 1 1]);
rectangle('Position',[1453.12 -1406.25 46.875 46.875], 'FaceColor',[0 0 0]);
rectangle('Position',[1312.5 -1453.12 46.875 46.875], 'FaceColor',[1 1 1]);
rectangle('Position',[1359.38 -1453.12 46.875 46.875], 'FaceColor',[1 1 1]);
rectangle('Position',[1312.5 -1500 46.875 46.875], 'FaceColor',[0 0 0]);
rectangle('Position',[1359.38 -1500 46.875 46.875], 'FaceColor',[0 0 0]);
rectangle('Position',[1406.25 -1453.12 46.875 46.875], 'FaceColor',[1 1 1]);
rectangle('Position',[1453.12 -1453.12 46.875 46.875], 'FaceColor',[0 0 0]);
rectangle('Position',[1406.25 -1500 46.875 46.875], 'FaceColor',[0 0 0]);
rectangle('Position',[1453.12 -1500 46.875 46.875], 'FaceColor',[0 0 0]);
rectangle('Position',[281.25 -70.3125 23.4375 23.4375], 'FaceColor',[1 1 1]);
rectangle('Position',[304.688 -70.3125 23.4375 23.4375], 'FaceColor',[0 0 0]);
rectangle('Position',[281.25 -93.75 23.4375 23.4375], 'FaceColor',[1 1 1]);
rectangle('Position',[304.688 -93.75 23.4375 23.4375], 'FaceColor',[0 0 0]);
rectangle('Position',[281.25 -117.188 23.4375 23.4375], 'FaceColor',[1 1 1]);
rectangle('Position',[304.688 -117.188 23.4375 23.4375], 'FaceColor',[0 0 0]);
rectangle('Position',[281.25 -140.625 23.4375 23.4375], 'FaceColor',[1 1 1]);
rectangle('Position',[304.688 -140.625 23.4375 23.4375], 'FaceColor',[0 0 0]);
rectangle('Position',[281.25 -164.062 23.4375 23.4375], 'FaceColor',[1 1 1]);
rectangle('Position',[304.688 -164.062 23.4375 23.4375], 'FaceColor',[0 0 0]);
rectangle('Position',[281.25 -187.5 23.4375 23.4375], 'FaceColor',[1 1 1]);
rectangle('Position',[304.688 -187.5 23.4375 23.4375], 'FaceColor',[0 0 0]);
rectangle('Position',[281.25 -210.938 23.4375 23.4375], 'FaceColor',[1 1 1]);
rectangle('Position',[304.688 -210.938 23.4375 23.4375], 'FaceColor',[0 0 0]);
rectangle('Position',[281.25 -234.375 23.4375 23.4375], 'FaceColor',[1 1 1]);
rectangle('Position',[304.688 -234.375 23.4375 23.4375], 'FaceColor',[0 0 0]);
rectangle('Position',[281.25 -257.812 23.4375 23.4375], 'FaceColor',[1 1 1]);
rectangle('Position',[304.688 -257.812 23.4375 23.4375], 'FaceColor',[0 0 0]);
rectangle('Position',[281.25 -281.25 23.4375 23.4375], 'FaceColor',[1 1 1]);
rectangle('Position',[304.688 -281.25 23.4375 23.4375], 'FaceColor',[0 0 0]);
rectangle('Position',[281.25 -304.688 23.4375 23.4375], 'FaceColor',[1 1 1]);
rectangle('Position',[304.688 -304.688 23.4375 23.4375], 'FaceColor',[0 0 0]);
rectangle('Position',[281.25 -328.125 23.4375 23.4375], 'FaceColor',[1 1 1]);
rectangle('Position',[304.688 -328.125 23.4375 23.4375], 'FaceColor',[0 0 0]);
rectangle('Position',[281.25 -351.562 23.4375 23.4375], 'FaceColor',[1 1 1]);
rectangle('Position',[304.688 -351.562 23.4375 23.4375], 'FaceColor',[0 0 0]);
rectangle('Position',[281.25 -375 23.4375 23.4375], 'FaceColor',[1 1 1]);
rectangle('Position',[304.688 -375 23.4375 23.4375], 'FaceColor',[0 0 0]);
rectangle('Position',[656.25 -70.3125 23.4375 23.4375], 'FaceColor',[0 0 0]);
rectangle('Position',[679.688 -70.3125 23.4375 23.4375], 'FaceColor',[1 1 1]);
rectangle('Position',[656.25 -93.75 23.4375 23.4375], 'FaceColor',[0 0 0]);
rectangle('Position',[679.688 -93.75 23.4375 23.4375], 'FaceColor',[1 1 1]);
rectangle('Position',[656.25 -117.188 23.4375 23.4375], 'FaceColor',[0 0 0]);
rectangle('Position',[679.688 -117.188 23.4375 23.4375], 'FaceColor',[1 1 1]);
rectangle('Position',[656.25 -140.625 23.4375 23.4375], 'FaceColor',[0 0 0]);
rectangle('Position',[679.688 -140.625 23.4375 23.4375], 'FaceColor',[1 1 1]);
rectangle('Position',[656.25 -164.062 23.4375 23.4375], 'FaceColor',[0 0 0]);
rectangle('Position',[679.688 -164.062 23.4375 23.4375], 'FaceColor',[1 1 1]);
rectangle('Position',[656.25 -187.5 23.4375 23.4375], 'FaceColor',[0 0 0]);
rectangle('Position',[679.688 -187.5 23.4375 23.4375], 'FaceColor',[1 1 1]);
rectangle('Position',[656.25 -210.938 23.4375 23.4375], 'FaceColor',[0 0 0]);
rectangle('Position',[679.688 -210.938 23.4375 23.4375], 'FaceColor',[1 1 1]);
rectangle('Position',[656.25 -234.375 23.4375 23.4375], 'FaceColor',[0 0 0]);
rectangle('Position',[679.688 -234.375 23.4375 23.4375], 'FaceColor',[1 1 1]);
rectangle('Position',[656.25 -257.812 23.4375 23.4375], 'FaceColor',[0 0 0]);
rectangle('Position',[679.688 -257.812 23.4375 23.4375], 'FaceColor',[1 1 1]);
rectangle('Position',[656.25 -281.25 23.4375 23.4375], 'FaceColor',[0 0 0]);
rectangle('Position',[679.688 -281.25 23.4375 23.4375], 'FaceColor',[1 1 1]);
rectangle('Position',[656.25 -304.688 23.4375 23.4375], 'FaceColor',[0 0 0]);
rectangle('Position',[679.688 -304.688 23.4375 23.4375], 'FaceColor',[1 1 1]);
rectangle('Position',[656.25 -328.125 23.4375 23.4375], 'FaceColor',[0 0 0]);
rectangle('Position',[679.688 -328.125 23.4375 23.4375], 'FaceColor',[1 1 1]);
rectangle('Position',[656.25 -351.562 23.4375 23.4375], 'FaceColor',[0 0 0]);
rectangle('Position',[679.688 -351.562 23.4375 23.4375], 'FaceColor',[1 1 1]);
rectangle('Position',[656.25 -375 23.4375 23.4375], 'FaceColor',[0 0 0]);
rectangle('Position',[679.688 -375 23.4375 23.4375], 'FaceColor',[1 1 1]);
rectangle('Position',[328.125 -679.688 23.4375 23.4375], 'FaceColor',[1 1 1]);
rectangle('Position',[351.562 -679.688 23.4375 23.4375], 'FaceColor',[1 1 1]);
rectangle('Position',[328.125 -703.125 23.4375 23.4375], 'FaceColor',[0 0 0]);
rectangle('Position',[351.562 -703.125 23.4375 23.4375], 'FaceColor',[0 0 0]);
rectangle('Position',[375 -679.688 23.4375 23.4375], 'FaceColor',[1 1 1]);
rectangle('Position',[398.438 -679.688 23.4375 23.4375], 'FaceColor',[1 1 1]);
rectangle('Position',[375 -703.125 23.4375 23.4375], 'FaceColor',[0 0 0]);
rectangle('Position',[398.438 -703.125 23.4375 23.4375], 'FaceColor',[0 0 0]);
rectangle('Position',[796.875 -1054.69 23.4375 23.4375], 'FaceColor',[1 1 1]);
rectangle('Position',[820.312 -1054.69 23.4375 23.4375], 'FaceColor',[0 0 0]);
rectangle('Position',[796.875 -1078.12 23.4375 23.4375], 'FaceColor',[1 1 1]);
rectangle('Position',[820.312 -1078.12 23.4375 23.4375], 'FaceColor',[0 0 0]);
rectangle('Position',[796.875 -1101.56 23.4375 23.4375], 'FaceColor',[1 1 1]);
rectangle('Position',[820.312 -1101.56 23.4375 23.4375], 'FaceColor',[0 0 0]);
rectangle('Position',[796.875 -1125 23.4375 23.4375], 'FaceColor',[1 1 1]);
rectangle('Position',[820.312 -1125 23.4375 23.4375], 'FaceColor',[0 0 0]);
rectangle('Position',[1125 -1054.69 23.4375 23.4375], 'FaceColor',[1 1 1]);
rectangle('Position',[1148.44 -1054.69 23.4375 23.4375], 'FaceColor',[1 1 1]);
rectangle('Position',[1125 -1078.12 23.4375 23.4375], 'FaceColor',[0 0 0]);
rectangle('Position',[1148.44 -1078.12 23.4375 23.4375], 'FaceColor',[0 0 0]);
rectangle('Position',[1171.88 -1054.69 23.4375 23.4375], 'FaceColor',[1 1 1]);
rectangle('Position',[1195.31 -1054.69 23.4375 23.4375], 'FaceColor',[1 1 1]);
rectangle('Position',[1171.88 -1078.12 23.4375 23.4375], 'FaceColor',[0 0 0]);
rectangle('Position',[1195.31 -1078.12 23.4375 23.4375], 'FaceColor',[0 0 0]);
rectangle('Position',[1218.75 -1054.69 23.4375 23.4375], 'FaceColor',[1 1 1]);
rectangle('Position',[1242.19 -1054.69 23.4375 23.4375], 'FaceColor',[1 1 1]);
rectangle('Position',[1218.75 -1078.12 23.4375 23.4375], 'FaceColor',[0 0 0]);
rectangle('Position',[1242.19 -1078.12 23.4375 23.4375], 'FaceColor',[0 0 0]);
rectangle('Position',[1265.62 -1054.69 23.4375 23.4375], 'FaceColor',[1 1 1]);
rectangle('Position',[1289.06 -1054.69 23.4375 23.4375], 'FaceColor',[1 1 1]);
rectangle('Position',[1265.62 -1078.12 23.4375 23.4375], 'FaceColor',[0 0 0]);
rectangle('Position',[1289.06 -1078.12 23.4375 23.4375], 'FaceColor',[0 0 0]);
rectangle('Position',[1312.5 -1054.69 23.4375 23.4375], 'FaceColor',[1 1 1]);
rectangle('Position',[1335.94 -1054.69 23.4375 23.4375], 'FaceColor',[1 1 1]);
rectangle('Position',[1312.5 -1078.12 23.4375 23.4375], 'FaceColor',[0 0 0]);
rectangle('Position',[1335.94 -1078.12 23.4375 23.4375], 'FaceColor',[0 0 0]);
rectangle('Position',[1359.38 -1054.69 23.4375 23.4375], 'FaceColor',[1 1 1]);
rectangle('Position',[1382.81 -1054.69 23.4375 23.4375], 'FaceColor',[1 1 1]);
rectangle('Position',[1359.38 -1078.12 23.4375 23.4375], 'FaceColor',[0 0 0]);
rectangle('Position',[1382.81 -1078.12 23.4375 23.4375], 'FaceColor',[0 0 0]);
rectangle('Position',[1406.25 -1054.69 23.4375 23.4375], 'FaceColor',[1 1 1]);
rectangle('Position',[1429.69 -1054.69 23.4375 23.4375], 'FaceColor',[1 1 1]);
rectangle('Position',[1406.25 -1078.12 23.4375 23.4375], 'FaceColor',[0 0 0]);
rectangle('Position',[1429.69 -1078.12 23.4375 23.4375], 'FaceColor',[0 0 0]);
rectangle('Position',[796.875 -1148.44 23.4375 23.4375], 'FaceColor',[1 1 1]);
rectangle('Position',[820.312 -1148.44 23.4375 23.4375], 'FaceColor',[0 0 0]);
rectangle('Position',[796.875 -1171.88 23.4375 23.4375], 'FaceColor',[1 1 1]);
rectangle('Position',[820.312 -1171.88 23.4375 23.4375], 'FaceColor',[0 0 0]);
rectangle('Position',[796.875 -1195.31 23.4375 23.4375], 'FaceColor',[1 1 1]);
rectangle('Position',[820.312 -1195.31 23.4375 23.4375], 'FaceColor',[0 0 0]);
rectangle('Position',[796.875 -1218.75 23.4375 23.4375], 'FaceColor',[1 1 1]);
rectangle('Position',[820.312 -1218.75 23.4375 23.4375], 'FaceColor',[0 0 0]);
rectangle('Position',[796.875 -1242.19 23.4375 23.4375], 'FaceColor',[1 1 1]);
rectangle('Position',[820.312 -1242.19 23.4375 23.4375], 'FaceColor',[0 0 0]);
rectangle('Position',[796.875 -1265.62 23.4375 23.4375], 'FaceColor',[1 1 1]);
rectangle('Position',[820.312 -1265.62 23.4375 23.4375], 'FaceColor',[0 0 0]);
rectangle('Position',[796.875 -1289.06 23.4375 23.4375], 'FaceColor',[1 1 1]);
rectangle('Position',[820.312 -1289.06 23.4375 23.4375], 'FaceColor',[0 0 0]);
rectangle('Position',[796.875 -1312.5 23.4375 23.4375], 'FaceColor',[1 1 1]);
rectangle('Position',[820.312 -1312.5 23.4375 23.4375], 'FaceColor',[0 0 0]);
rectangle('Position',[796.875 -1335.94 23.4375 23.4375], 'FaceColor',[1 1 1]);
rectangle('Position',[820.312 -1335.94 23.4375 23.4375], 'FaceColor',[0 0 0]);
rectangle('Position',[796.875 -1359.38 23.4375 23.4375], 'FaceColor',[1 1 1]);
rectangle('Position',[820.312 -1359.38 23.4375 23.4375], 'FaceColor',[0 0 0]);
rectangle('Position',[796.875 -1382.81 23.4375 23.4375], 'FaceColor',[1 1 1]);
rectangle('Position',[820.312 -1382.81 23.4375 23.4375], 'FaceColor',[0 0 0]);
rectangle('Position',[796.875 -1406.25 23.4375 23.4375], 'FaceColor',[1 1 1]);
rectangle('Position',[820.312 -1406.25 23.4375 23.4375], 'FaceColor',[0 0 0]);
rectangle('Position',[796.875 -1429.69 23.4375 23.4375], 'FaceColor',[1 1 1]);
rectangle('Position',[820.312 -1429.69 23.4375 23.4375], 'FaceColor',[0 0 0]);
rectangle('Position',[796.875 -1453.12 23.4375 23.4375], 'FaceColor',[1 1 1]);
rectangle('Position',[820.312 -1453.12 23.4375 23.4375], 'FaceColor',[0 0 0]);
X=[1400,1359.38,1218.75,1218.75,1078.12,1078.12,1007.81,960.938,914.062,867.188,820.312,773.438,726.562,679.688,609.375,515.625,445.312,410.156,386.719,363.281,339.844,304.688,304.688,234.375,234.375,234.375,234.375,234.375,140.625,140.625,100];
Y=[-100,-140.625,-281.25,-468.75,-609.375,-703.125,-773.438,-820.312,-820.312,-820.312,-820.312,-820.312,-820.312,-820.312,-796.875,-703.125,-679.688,-667.969,-667.969,-667.969,-667.969,-679.688,-726.562,-796.875,-890.625,-984.375,-1078.12,-1171.88,-1265.62,-1359.38,-1400];
hold on;
plot(X,Y,'r');
legend('5860.91','Location','southoutside');
